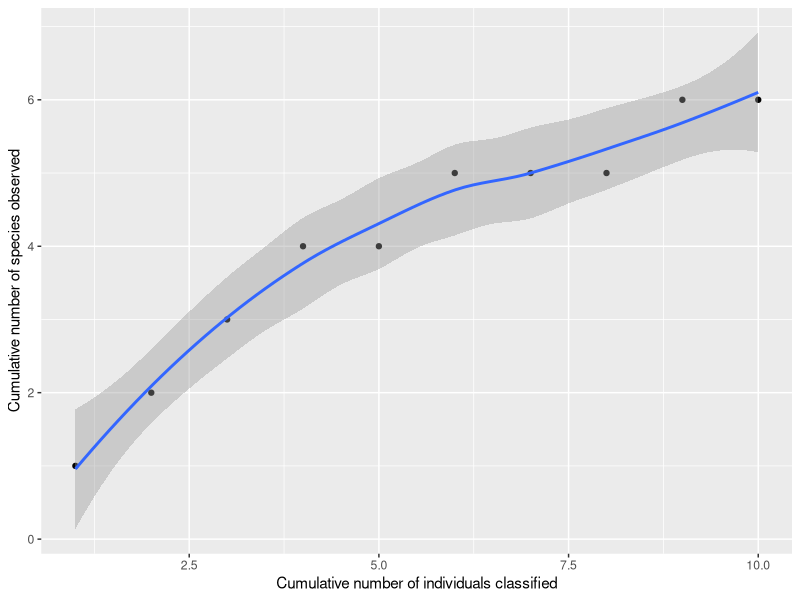
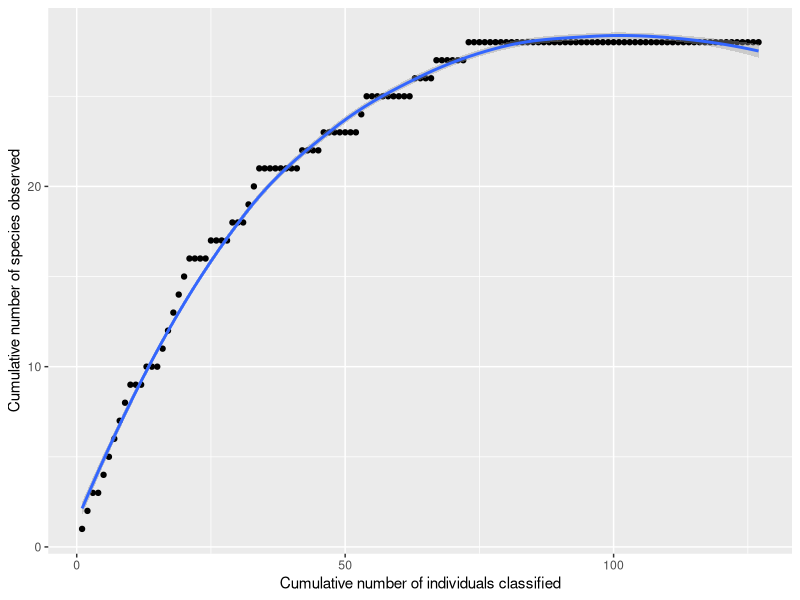

These charts were generated, in order, by the following R code:
## ---- chunk 1
#To make tables
library(kableExtra)
library(knitr)
#To manipulate and plot data
library(tidyverse)
## ---- chunk 2
example_data1 = data.frame(
  number = c(1,2,3),
  name = c("lion", "tiger", "bear"),
  characteristics = c("brown cat", "striped cat", "not a cat"),
  occurences = c(2, 4, 1)
)
## ---- chunk 3
example_data1 %>% 
  kable("html") %>%
  kable_styling(bootstrap_options = "striped", font_size = 10, full_width = F)
## ---- chunk 4
# Create community data
Community = data.frame(
  number = c(1,2,3,4,5,6,7,8,9,10,11,12,13,14,15,16,17,18,19,20,21,22,23,24,25,26,27,28,29,30,31,32),
  name = c("mmgreen", "mmred", "mmblue","mmyellow","mmbrown","mmorange","sktbrown","sktred","sktgreen","sktorange","sktyellow","gmbrred","gmbrpink","gmbrgreen","gmbrorange","gmbryellow","gmbrwhite","mipink","migreen","miyellow","miorange","mired","wmred","blyellow","blgreen","blpurple","blorange","blred","chcltkiss","lgpink","lgyellow","lgblue"),
  characteristics = c("m&m green", "m&m red", "m&m blue","m&m yellow","m&m brown","m&m orange","skittle brown","skittle red","skittle green","skittle orange","skittle yellow","gummi bear red","gummi bear pink","gummi bear green","gummi bear orange","gummi bear yellow","gummi bear white","m&i pink","m&i green","m&i yellow","m&i orange","m&i red","worms red","balls yellow","balls green", "balls purple","balls orange","balls red","chacolate kiss","lego pink","lego yellow","lego blue"),
  occurences = c(28, 28, 60,44,30,63,39,33,42,35,23,15,16,18,15,19,16,39,36,27,32,40,14,4,5,3,5,7,16,7,5,4)
)

# Construct a table list for community
Community %>% 
  kable("html") %>%
  kable_styling(bootstrap_options = "striped", font_size = 10, full_width = F)
## ---- chunk 5
example_data2 = data.frame(
  x = c(1,2,3,4,5,6,7,8,9,10),
  y = c(1,2,3,4,4,5,5,5,6,6)
)
## ---- chunk 6
ggplot(example_data2, aes(x=x, y=y)) +
  geom_point() +
  geom_smooth() +
  labs(x="Cumulative number of individuals classified", y="Cumulative number of species observed")
## ---- chunk 7
# Import data for collector's curve
Collector_curve = read.table(file="Collector_curve_data.txt", header=TRUE,sep="\t")

# Create a collector's curve
ggplot(Collector_curve, aes(x=individuals, y=species)) +
  geom_point() +
  geom_smooth() +
  labs(x="Cumulative number of individuals classified", y="Cumulative number of species observed")
## ---- chunk 8
species1 = 2/(2+4+1)
species2 = 4/(2+4+1)
species3 = 1/(2+4+1)

1 / (species1^2 + species2^2 + species3^2)
## ---- chunk 9
# Import sample data
Sample= read.table(file="Sample_data.txt",header=TRUE,sep="\t")

# Calculate the Simpson Reciprocal Index (SRI) for the sample
library(dplyr)
1/sum(Sample%>%
  mutate(proportion=occurences/sum(occurences))%>%
  transmute(proportion_2=proportion^2))
## ---- chunk 10
# Calculate the Simpson Reciprocal Index (SRI) for the community
1/sum(Community%>%
  mutate(proportion=occurences/sum(occurences))%>%
  transmute(proportion_2=proportion^2))
## ---- chunk 11
3 + 1^2/(2*2)
## ---- chunk 12
obs=Sample%>% filter(occurences!=0)%>% count()
a=Sample%>% filter(occurences==1)%>% count()
b=Sample%>% filter(occurences>=2)%>% count()
obs+a^2/(2*b) 
## ---- chunk 13
obs=Community%>% filter(occurences!=0)%>% count()
a=Community%>% filter(occurences==1)%>% count()
b=Community%>% filter(occurences>=2)%>% count()
obs+a^2/(2*b) 
## ---- chunk 14
library(vegan)
## ---- chunk 15
example_data1_diversity = 
  example_data1 %>% 
  select(name, occurences) %>% 
  spread(name, occurences)

example_data1_diversity
## ---- chunk 16
diversity(example_data1_diversity, index="invsimpson")
## ---- chunk 17
specpool(example_data1_diversity)
## ---- chunk 18
# Construct a sample species table 
Sample_diversity = 
  Sample %>% 
  select(name, occurences) %>% 
  spread(name, occurences)

Sample_diversity

# Calculate Simposon Reciprocal Indices for the sample
diversity(Sample_diversity, index="invsimpson")
## ---- chunk 19
# Construct the community species table
Community_diversity = 
  Community %>% 
  select(name, occurences) %>% 
  spread(name, occurences)

Community_diversity

# Calculate Simpson Reciprocal Indices for the community
diversity(Community_diversity, index="invsimpson")
## ---- chunk 20
# Calculate chao1 estimates for sample
specpool(Sample_diversity)
## ---- chunk 21
# Calculate chao1 estimates for community
specpool(Community_diversity)
